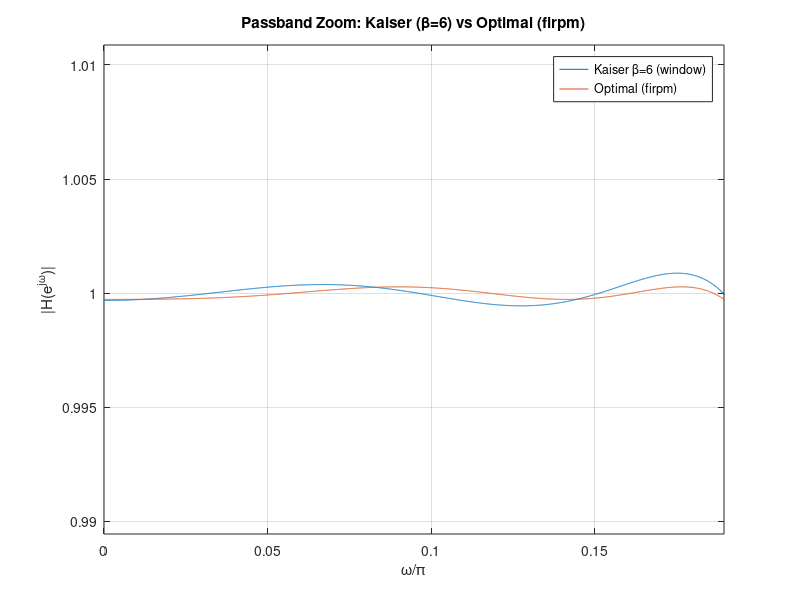
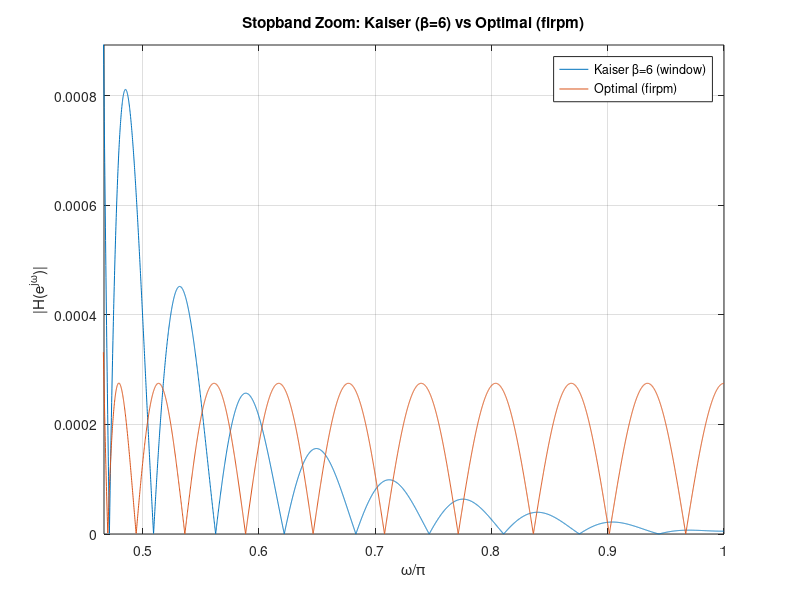

Reproduce these figures in MATLAB, in order.
%% Exercise 10: Optimal vs. Window FIR 
clear; close all; clc;

% Given from Exercise 6 (Kaiser beta=6)
wp = 0.189575;       
ws = 0.466675;       

% Specs
N    = 29;
ord  = N-1;
wc   = 0.33*pi;        % same ideal cutoff used in ex. 6 
beta = 6;
Nfft = 8192;

%% Window-method filter: Kaiser beta=6 
n  = 0:ord;
M  = ord/2;
hd = sin(wc*(n - M)) ./ (pi*(n - M));
hd(n==M) = wc/pi;

wK = kaiser(N, beta).';
h_win = (hd .* wK).';          % column

%% Optimal equiripple filter with same wp, ws
h_opt = firpm(ord, [0 wp ws 1], [1 1 0 0]);

%% Frequency responses
[Hwin, w] = freqz(h_win, 1, Nfft);
[Hopt, ~] = freqz(h_opt, 1, Nfft);
magW = abs(Hwin);
magO = abs(Hopt);
wn   = w/pi;

%% Compute deltas
pb = (wn <= wp);
sb = (wn >= ws);

delta_p_opt = max(abs(magO(pb) - 1));
delta_s_opt = max(magO(sb));

delta_p_win = max(abs(magW(pb) - 1));
delta_s_win = max(magW(sb));

fprintf('\nOptimal (firpm): delta_p = %.8g, delta_s = %.8g\n', delta_p_opt, delta_s_opt);
fprintf('Window (Kaiser beta=6): delta_p = %.8g, delta_s = %.8g\n', delta_p_win, delta_s_win);

%% Plot 1: zoom in on passband
figure('Color','w','Name','Passband Zoom');
plot(wn, magW, wn, magO); grid on;
xlim([0 wp]);
ylim([min([magW(pb); magO(pb)])-0.01, max([magW(pb); magO(pb)])+0.01]);
xlabel('\omega/\pi'); ylabel('|H(e^{j\omega})|');
title('Passband Zoom: Kaiser (\beta=6) vs Optimal (firpm)');
legend('Kaiser \beta=6 (window)','Optimal (firpm)','Location','best');

%% Plot 2: zoom in on stopband
figure('Color','w','Name','Stopband Zoom');
plot(wn, magW, wn, magO); grid on;
xlim([ws 1]);
ylim([0, max([magW(sb); magO(sb)])*1.1]);
xlabel('\omega/\pi'); ylabel('|H(e^{j\omega})|');
title('Stopband Zoom: Kaiser (\beta=6) vs Optimal (firpm)');
legend('Kaiser \beta=6 (window)','Optimal (firpm)','Location','best');
